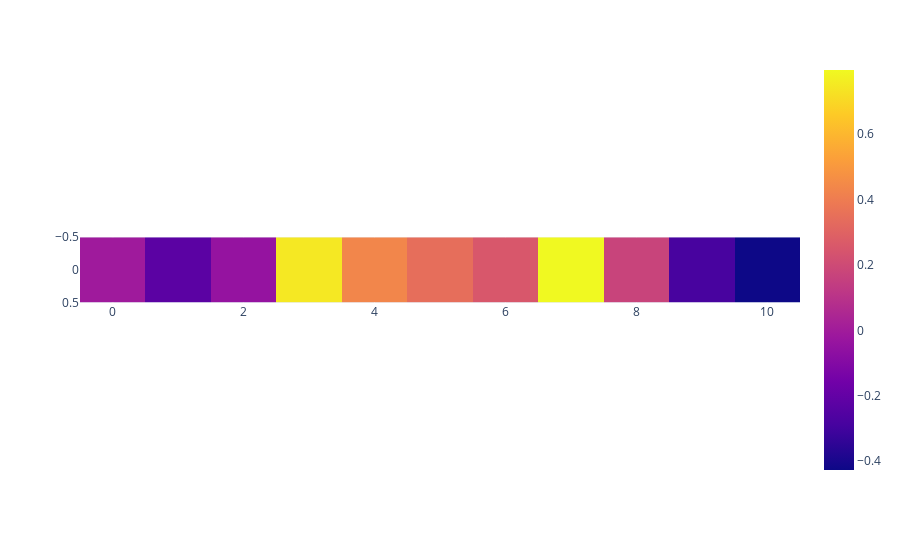

The cell this chart's notebook holds for it:
### Markdown cell above
STRAIGHT

### Code cell
attrs = []
for i in range(10000):
    first = torch.randint(0,2,(1,4))
    second = torch.rand((1,11))
    x = torch.cat((first,second),dim=1)

    # create an IntegratedGradients object for your model
    ig = IntegratedGradients(net)

    # compute the feature attributions for the sample input
    attr = ig.attribute(x, target=2) # target specifies the output index to explain

    # print the feature attributions
    attrs.append(attr)
# make the mean of the attributions
attrs = torch.stack(attrs)
attrs = torch.mean(attrs,dim=0)
attrs = attrs.numpy()
attrs = attrs[:,4:]
fig = px.imshow(attrs)
fig.show()

### Figure 1 — Plotly figure (JSON) as saved in the notebook; plotly's stock layout.template omitted (floating-point values rounded to 4 significant figures)
{"data": [{"coloraxis": "coloraxis", "hovertemplate": "x: %{x}<br>y: %{y}<br>color: %{z}<extra></extra>", "name": "0", "type": "heatmap", "xaxis": "x", "yaxis": "y", "z": [[-0.005269, -0.2271, -0.04367, 0.746, 0.4339, 0.346, 0.2518, 0.7966, 0.1722, -0.2858, -0.4274]]}], "layout": {"coloraxis": {"colorscale": [[0, "#0d0887"], [0.1111, "#46039f"], [0.2222, "#7201a8"], [0.3333, "#9c179e"], [0.4444, "#bd3786"], [0.5556, "#d8576b"], [0.6667, "#ed7953"], [0.7778, "#fb9f3a"], [0.8889, "#fdca26"], [1, "#f0f921"]]}, "margin": {"t": 60}, "xaxis": {"anchor": "y", "constrain": "domain", "domain": [0, 1], "scaleanchor": "y"}, "yaxis": {"anchor": "x", "autorange": "reversed", "constrain": "domain", "domain": [0, 1]}}}
